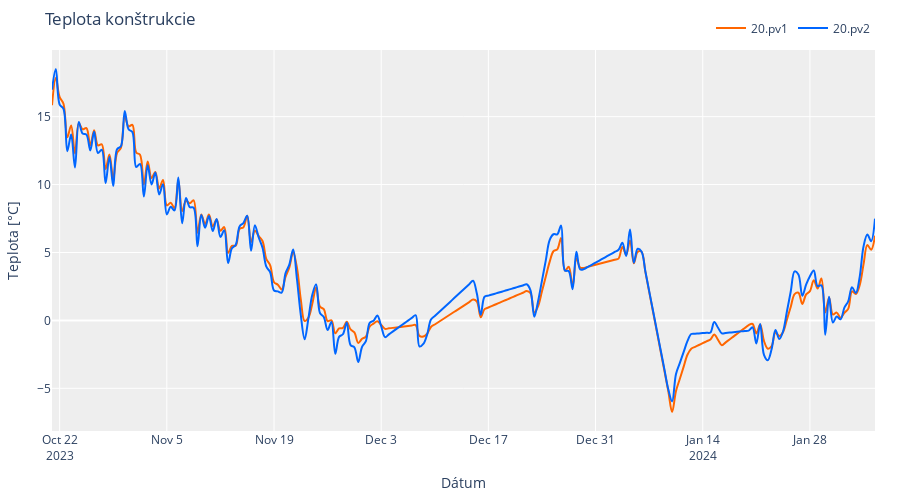

Write notebook code for a chart like this one.
### Code cell
import pandas as pd
import plotly.express as px

# Assuming df_M023 is your DataFrame
average_set = "12H"

# Convert 'time_server_UTC' to datetime
df_M023['time_server_UTC'] = pd.to_datetime(df_M023['time_server_UTC'])

# Resample and compute mean for the relevant columns ('20.pv1' and '20.pv2')
df_temp_1 = df_M023.resample(average_set, on='time_server_UTC')[
    '20.pv1'].mean()
df_temp_2 = df_M023.resample(average_set, on='time_server_UTC')[
    '20.pv2'].mean()

# Fill missing values using linear interpolation
df_temp_1 = df_temp_1.interpolate()
df_temp_2 = df_temp_2.interpolate()

# Create a Plotly line plot for '20.pv1' and '20.pv2' with custom line colors
fig_combined_pv = px.line()
fig_combined_pv.add_scatter(
    x=df_temp_1.index, y=df_temp_1, name='20.pv1', mode='lines', line_shape='spline', line_color='#FF6600')
fig_combined_pv.add_scatter(
    x=df_temp_2.index, y=df_temp_2, name='20.pv2', mode='lines', line_shape='spline', line_color='#0066FF')

fig_combined_pv.update_layout(
    title='Teplota konštrukcie',
    xaxis_title='Dátum',
    yaxis_title='Teplota [°C]',
    legend=dict(orientation='h', yanchor='bottom',
                y=1.02, xanchor='right', x=1),
    plot_bgcolor='#EEEEEE',
    width=900,
    height=500,
    margin=dict(l=50, r=25, t=50, b=50)
)

# Show the plot
fig_combined_pv.show()

### Figure 1 — Plotly figure (JSON) as saved in the notebook; plotly's stock layout.template omitted (floating-point values rounded to 4 significant figures; data arrays with more than 128 entries replaced by an {"elided": "..."} marker saying what was removed)
{"data": [{"hovertemplate": "<extra></extra>", "legendgroup": "", "line": {"color": "#636efa", "dash": "solid"}, "marker": {"symbol": "circle"}, "mode": "lines", "name": "", "orientation": "v", "showlegend": false, "type": "scatter", "xaxis": "x", "yaxis": "y"}, {"line": {"color": "#FF6600", "shape": "spline"}, "mode": "lines", "name": "20.pv1", "type": "scatter", "x": {"elided": "216 str values"}, "y": {"elided": "216 float values"}}, {"line": {"color": "#0066FF", "shape": "spline"}, "mode": "lines", "name": "20.pv2", "type": "scatter", "x": {"elided": "216 str values"}, "y": {"elided": "216 float values"}}], "layout": {"height": 500, "legend": {"orientation": "h", "tracegroupgap": 0, "x": 1, "xanchor": "right", "y": 1.02, "yanchor": "bottom"}, "margin": {"b": 50, "l": 50, "r": 25, "t": 50}, "plot_bgcolor": "#EEEEEE", "title": {"text": "Teplota konštrukcie"}, "width": 900, "xaxis": {"anchor": "y", "domain": [0, 1], "title": {"text": "Dátum"}}, "yaxis": {"anchor": "x", "domain": [0, 1], "title": {"text": "Teplota [°C]"}}}}
